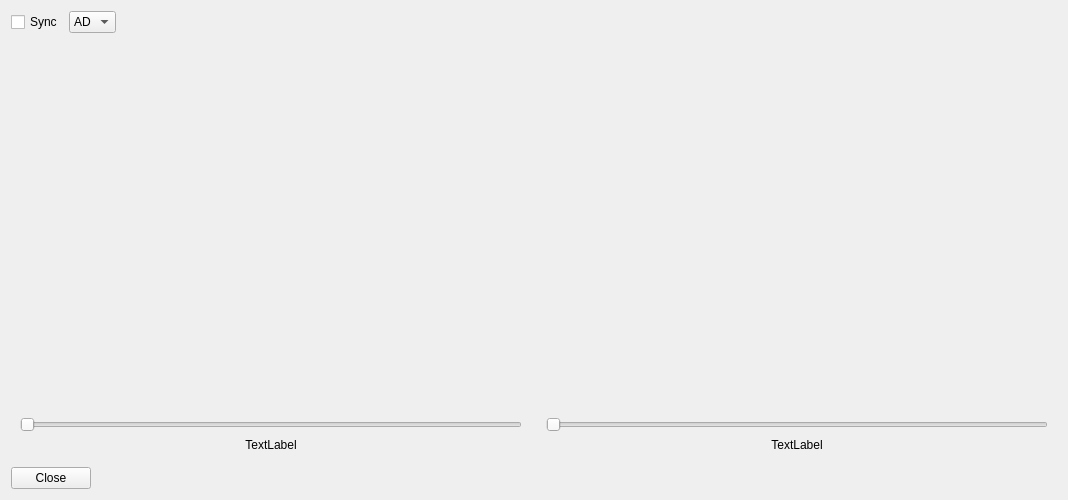
<?xml version="1.0" encoding="UTF-8"?>
<ui version="4.0">
 <class>Watcher</class>
 <widget class="QWidget" name="Watcher">
  <property name="geometry">
   <rect>
    <x>0</x>
    <y>0</y>
    <width>1068</width>
    <height>500</height>
   </rect>
  </property>
  <property name="windowTitle">
   <string>Watcher</string>
  </property>
  <layout class="QHBoxLayout" name="horizontalLayout_2">
   <item>
    <layout class="QGridLayout" name="gridLayout_2" rowstretch="0,10,0,1" columnstretch="1,4">
     <item row="0" column="0">
      <layout class="QHBoxLayout" name="horizontalLayout">
       <item>
        <widget class="QCheckBox" name="SyncCheckBox">
         <property name="text">
          <string>Sync</string>
         </property>
        </widget>
       </item>
       <item>
        <widget class="QComboBox" name="watcherSelect">
         <item>
          <property name="text">
           <string>AD</string>
          </property>
         </item>
        </widget>
       </item>
      </layout>
     </item>
     <item row="1" column="0" colspan="2">
      <layout class="QGridLayout" name="gridLayout">
       <item row="0" column="3">
        <widget class="QStackedWidget" name="stackedWidget_2">
         <property name="currentIndex">
          <number>0</number>
         </property>
         <widget class="QWidget" name="page">
          <layout class="QVBoxLayout" name="verticalLayout_3">
           <item>
            <layout class="QVBoxLayout" name="verticalLayout" stretch="10,0">
             <item>
              <widget class="QWidget" name="subplt2" native="true"/>
             </item>
             <item>
              <widget class="QSlider" name="subSlider2">
               <property name="orientation">
                <enum>Qt::Horizontal</enum>
               </property>
              </widget>
             </item>
            </layout>
           </item>
           <item>
            <widget class="QLabel" name="subtitle2">
             <property name="text">
              <string>TextLabel</string>
             </property>
             <property name="alignment">
              <set>Qt::AlignCenter</set>
             </property>
            </widget>
           </item>
          </layout>
         </widget>
         <widget class="QWidget" name="page_2">
          <layout class="QVBoxLayout" name="verticalLayout_6">
           <item>
            <widget class="QTextEdit" name="text2"/>
           </item>
          </layout>
         </widget>
        </widget>
       </item>
       <item row="0" column="0">
        <widget class="QStackedWidget" name="stackedWidget">
         <property name="currentIndex">
          <number>0</number>
         </property>
         <widget class="QWidget" name="plt_page">
          <layout class="QVBoxLayout" name="verticalLayout_4">
           <item>
            <layout class="QVBoxLayout" name="verticalLayout_2" stretch="10,0">
             <item>
              <widget class="QWidget" name="subplt1" native="true"/>
             </item>
             <item>
              <widget class="QSlider" name="subSlider1">
               <property name="orientation">
                <enum>Qt::Horizontal</enum>
               </property>
              </widget>
             </item>
            </layout>
           </item>
           <item>
            <widget class="QLabel" name="subtitle1">
             <property name="text">
              <string>TextLabel</string>
             </property>
             <property name="alignment">
              <set>Qt::AlignCenter</set>
             </property>
            </widget>
           </item>
          </layout>
         </widget>
         <widget class="QWidget" name="text_page">
          <layout class="QVBoxLayout" name="verticalLayout_5">
           <item>
            <widget class="QTextEdit" name="text1"/>
           </item>
          </layout>
         </widget>
        </widget>
       </item>
      </layout>
     </item>
     <item row="3" column="0">
      <widget class="QPushButton" name="CloseButton">
       <property name="sizePolicy">
        <sizepolicy hsizetype="Fixed" vsizetype="Fixed">
         <horstretch>0</horstretch>
         <verstretch>0</verstretch>
        </sizepolicy>
       </property>
       <property name="text">
        <string>Close</string>
       </property>
      </widget>
     </item>
    </layout>
   </item>
  </layout>
 </widget>
 <resources/>
 <connections>
  <connection>
   <sender>CloseButton</sender>
   <signal>pressed()</signal>
   <receiver>Watcher</receiver>
   <slot>close()</slot>
   <hints>
    <hint type="sourcelabel">
     <x>424</x>
     <y>432</y>
    </hint>
    <hint type="destinationlabel">
     <x>451</x>
     <y>255</y>
    </hint>
   </hints>
  </connection>
 </connections>
</ui>
